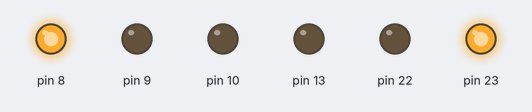
Simulated run of this sketch. Board: Arduino Uno, built with avr-gcc and run on an emulated ATmega328P. Shown: output pins drawn as LEDs (lit = HIGH).

Above: at 3.0 s.
At 7.5 s:
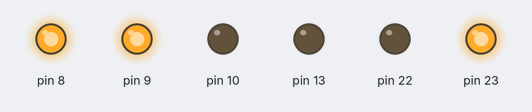
At 12.5 s:
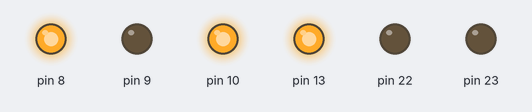
At 17.5 s:
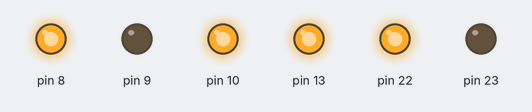
Timing chart, 0 to 26.0 s (numbered marks = the images above):
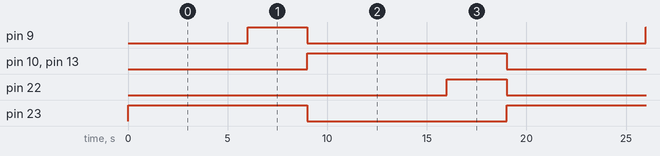

Measured:
- by itself, pin 9, pin 22: alternates HIGH for 3.0 s and LOW for 17.0 s
- by itself, pin 10, pin 13, pin 23: alternates HIGH for 10.0 s and LOW for 10.0 s
- by itself, everything shown: repeats every 20.0 s, in 4 steps

The sketch:

Semaforo.ino
```cpp
void setup(){

  cli();

  PORTB = 0;
  DDRB |= 1 << DDB7;    //r1 pin13 (on)
  PORTB |= 1 << PORTB7;
  DDRB |= 1 << DDB6;    //y1 pin12
  DDRB |= 1 << DDB5;    //g1 pin11

  DDRB |= 1 << DDB2;    //r2 pin2
  DDRB |= 1 << DDB1;    //y2 pin52
  DDRB |= 1 << DDB0;    //g2 pin53 (on)
  PORTB |= 1 << PORTB0;

  TCCR1A = 0;
  TCCR1B = 0;

  TCCR1B |= 1 << CS12; //CLKio/1024
  TCCR1B |= 1 << CS10;

  TCCR1B |= 1<< WGM12; //CTC

  OCR1AH = 0x3D; //16000000/1024/1 = 15625
  OCR1AL = 0x09;

  sei();
}

void loop(){
  //PORTB = 0x05
  //TIFR1 = 0x16
  asm volatile(    //r1g1
  "sbi 0x05, 7 \n\t"   //turn on r1
  "cbi 0x05, 6 \n\t"   //turn off y1
  "cbi 0x05, 5 \n\t"   //turn off g1

  "cbi 0x05, 2 \n\t"   //turn off r2
  "cbi 0x05, 1 \n\t"   //turn off y2
  "sbi 0x05, 0 \n\t"   //turn on g2

  "ldi r20, 0x07 \n\t" //load 7 seconds

  "r1g2:"
  "sbis 0x16, 1 \n\t"  //OCF1A
  "rjmp r1g2 \n\t"
  "sbi 0x16, 1 \n\t"   //sending a 1 turns of the flag
  "dec r20 \n\t"
  "brne r1g2 \n\t"
  "sbi 0x05, 1 \n\t"   //turn on y2
  "ldi r20, 0x03 \n\t" //load 3 seconds

  "r1g2y2:"
  "sbis 0x16, 1 \n\t"
  "rjmp r1g2y2 \n\t"
  "sbi 0x16, 1 \n\t"
  "dec r20 \n\t"
  "brne r1g2y2 \n\t"
  "cbi 0x05, 7 \n\t"   //turn off r1
  "sbi 0x05, 5 \n\t"   //turn on g1
  "sbi 0x05, 2 \n\t"   //turn on r2
  "cbi 0x05, 1 \n\t"   //turn off y2
  "sbi 0x05, 0 \n\t"   //turn off g2
  "ldi r20, 0x07 \n\t" //load 7 seconds

  "g1r2:"
  "sbis 0x16, 1 \n\t"
  "rjmp g1r2 \n\t"
  "sbi 0x16, 1 \n\t"
  "dec r20 \n\t"
  "brne g1r2 \n\t"
  "sbi 0x05, 6 \n\t"   //turn on y1
  "ldi r20, 0x03 \n\t" //load 3 seconds

  "g1y1r2:"
  "sbis 0x16, 1 \n\t"
  "rjmp g1y1r2 \n\t"
  "sbi 0x16, 1 \n\t"
  "dec r20 \n\t"
  "brne g1y1r2\n\t"
  );
}
```
